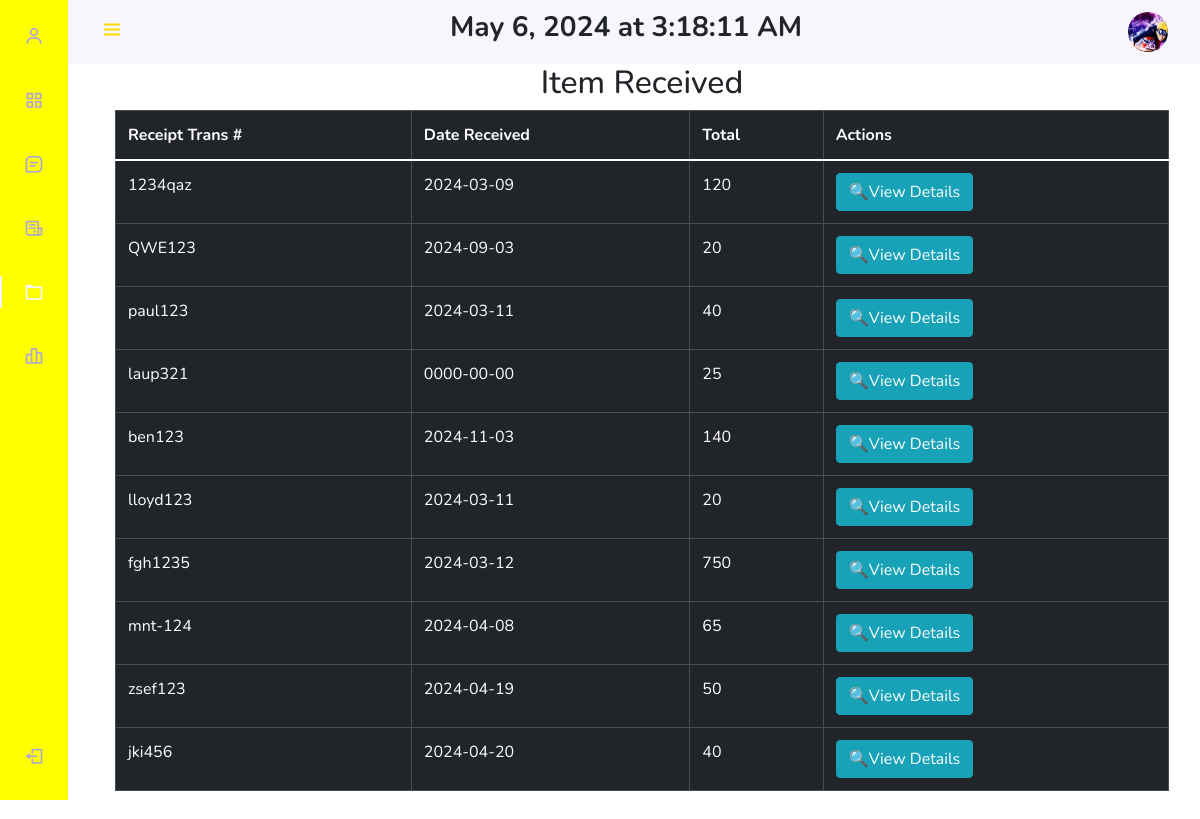
Page /pages/user/user_rdu_view_deliver_received.php (signed in) on the committed database.
### tables this page shows
CREATE TABLE `accounts` (
  `id` int(11) NOT NULL,
  `username` varchar(50) NOT NULL,
  `password` varchar(256) DEFAULT NULL,
  `email` varchar(100) NOT NULL,
  `role_as` int(11) NOT NULL,
  `picture` varchar(255) DEFAULT NULL
);

CREATE TABLE `deliver_received` (
  `post_trans_number` int(11) NOT NULL,
  `receipt_trans_number` varchar(256) NOT NULL,
  `date_received` date NOT NULL,
  `vendor_name` varchar(255) NOT NULL,
  `total` double NOT NULL,
  `received_by` varchar(256) NOT NULL
);

### pages/user/user_rdu_view_deliver_received.php (the view, shortened to what this page needs)
<?php
include '../../database/config.php';
?>
<!DOCTYPE html>
<html lang="en">
<head>
    <?php include "user_ham.php";?>
    <?php
$data= "SELECT * FROM deliver_received";
$result = mysqli_query($conn, $data);
if(mysqli_num_rows($result)> 0){
    echo"<h2><center>Item Received</center></h2>
    <section class='intro'>
        <div class='gradient-custom-2 h-100'>
            <div class='mask d-flex align-items-center h-100'>
                <div class='container'>
                    <div class='row justify-content-center'>
                        <div class='col-12'>
                            <div class='table-responsive'>
                                <table class='table table-dark table-bordered mb-0'>
                                    <thead>
                                        <tr>
                                            <th scope ='col'>Receipt Trans #</th>
                                            <th scope='col' >Date Received</th>
                                            <th scope='col'>Total</th>
                                            <th scope='col'>Actions</th>
                                        </tr>
                                    </thead>
                                    <tbody>";
    while($row=mysqli_fetch_assoc($result)){
        $receipt_trans_number=$row['receipt_trans_number'];
        $date_received=$row['date_received'];
        $total=$row['total'];
        echo "<tr>";
                                            echo"<td class ='id'>". $receipt_trans_number."</td>";
                                            echo "<td class = 'date'>".$date_received."</td>";
                                            echo "<td  class ='total'>" . $total . "</td>";
                                            echo"<td><a href='#'class='btn btn-info view_details'>🔍View Details</a></td>";
                                            echo "</tr>";
    }
    echo"</tbody>
                                </table>
                            </div>
                        </div>
                    </div>
                </div>
            </div>
        </div>
    </section>
    <br/>
        ";
}else{
    echo"Database is EMPTY";
}
?>
    <br/>
</body>
</html>

### pages/user/user_ham.php (shortened to what this page needs)
<?php
include "../../database/config.php";
$usn = $_SESSION['user_name'];
$sql = "SELECT picture FROM accounts WHERE username = '$usn'";
$result = mysqli_query($conn, $sql);
if ($result->num_rows > 0) {
$row = $result->fetch_assoc();
$picture_name = $row["picture"];
}
?>
    <link rel="stylesheet" href="https://code.jquery.com/ui/1.13.2/themes/base/jquery-ui.css">
   <link rel="stylesheet" href="https://cdn.jsdelivr.net/npm/bootstrap@5.0.0-beta1/dist/css/bootstrap.min.css">
    <link rel="stylesheet" href="https://cdn.jsdelivr.net/npm/bootstrap@5.0.0-beta1/dist/js/bootstrap.bundle.min.js">
    <link rel="stylesheet" href="https://cdnjs.cloudflare.com/ajax/libs/jquery/3.2.1/jquery.min.js">
    <link rel="stylesheet" href="https://cdn.jsdelivr.net/npm/boxicons@latest/css/boxicons.min.css">
    <link href="https://cdn.jsdelivr.net/npm/select2@4.1.0-rc.0/dist/css/select2.min.css" rel="stylesheet" />
   <link rel="stylesheet" href="https://stackpath.bootstrapcdn.com/bootstrap/4.5.2/css/bootstrap.min.css">
   <link rel="stylesheet" href="https://cdn.jsdelivr.net/npm/sweetalert2@10"></link>
</head>
<?php
 if($_SESSION['role_as'] == '3') {
    echo"
   <body>
    <body id='body-pd'>
    <header class='header' id='header'>
        <div class='header_toggle'> <i class='bx bx-menu' id='header-toggle' style='color:#FFD700 !important;'></i> </div>
        <div class='header_time'>
            <h3><b><span id='current_datetime'></span></b></h3>
        </div>
        <div class='header_img'><img src='../../img/$picture_name' alt=''></div>
    </header>
    <div class='l-navbar' id='nav-bar' style = 'background-color:yellow !important;' >
        <nav class='nav' >
            <div>
                <a href='user_view_profile.php' class='nav_link'> <i class='bx bx-user nav_icon'></i> <span class='nav_name'>View Profile</span> </a>
                <div class='nav_list'>
                    <a href='user_page.php' class='nav_link active'> <i class='bx bx-grid-alt nav_icon'></i> <span class='nav_name'>Dashboard</span> </a>
                 <a href='user_rdu_send.php' class='nav_link'> <i class='bx bx-message-square-detail nav_icon'></i> <span class='nav_name'>Push Order</span> </a>
                 <a href ='user_rdu_received_item.php' class='nav_link'> <i class='bx bx-receipt nav_icon'></i> <span class='nav_name'>Received Deliver</span> </a>
                  <a href='user_rdu_view_deliver_received.php' class='nav_link'> <i class='bx bx-folder nav_icon'></i> <span class='nav_name'>Deliver Received</span> </a>
                  <a href='user_rdu_view_stock.php' class='nav_link'> <i class='bx bx-bar-chart-alt-2 nav_icon'></i> <span class='nav_name'>View Stocks</span> </a>
            </div>
            </div> <a href='../../actions/logout.php' class='nav_link'> <i class='bx bx-log-out nav_icon'></i> <span class='nav_name'>SignOut</span> </a>
        </nav>
    </div>
    ";
 }
?>

### pages/user/user_ham.php (style rules this page uses)
:root { --header-height: 3rem;--nav-width: 68px;--first-color: #4723D9;--first-color-light: #AFA5D9;--white-color: #F7F6FB;--body-font: 'Nunito', sans-serif;--normal-font-size: 1rem;--z-fixed: 100 }
*,::before,::after { box-sizing: border-box }
body { position: relative;margin: var(--header-height) 0 0 0;padding: 0 1rem;font-family: var(--body-font);font-size: var(--normal-font-size);transition: .5s }
a { text-decoration: none }
.header { width: 100%;height: var(--header-height);position: fixed;top: 0;left: 0;display: flex;align-items: center;justify-content: space-between;padding: 0 1rem;background-color: var(--white-color);z-index: var(--z-fixed);transition: .5s }
.header_toggle { color: var(--first-color);font-size: 1.5rem;cursor: pointer }
.header_img { width: 35px;height: 35px;display: flex;justify-content: center;border-radius: 50%;overflow: hidden }
.header_img img { width: 40px }
.l-navbar { position: fixed;top: 0;left: -30%;width: var(--nav-width);height: 100vh;background-color: var(--first-color);padding: .5rem 1rem 0 0;transition: .5s;z-index: var(--z-fixed) }
.nav { height: 100%;display: flex;flex-direction: column;justify-content: space-between;overflow: hidden }
.nav_logo, .nav_link { display: grid;grid-template-columns: max-content max-content;align-items: center;column-gap: 1rem;padding: .5rem 0 .5rem 1.5rem }
.nav_link { position: relative;color: var(--first-color-light);margin-bottom: 1.5rem;transition: .3s }
.nav_icon { font-size: 1.25rem }
.active { color: var(--white-color) }
.active::before { content: '';position: absolute;left: 0;width: 2px;height: 32px;background-color: var(--white-color) }
@media screen and (min-width: 768px) { body { margin: calc(var(--header-height) + 1rem) 0 0 0;padding-left: calc(var(--nav-width) + 2rem) } }
@media screen and (min-width: 768px) { .header { height: calc(var(--header-height) + 1rem);padding: 0 2rem 0 calc(var(--nav-width) + 2rem) } }
@media screen and (min-width: 768px) { .header_img { width: 40px;height: 40px } }
@media screen and (min-width: 768px) { .header_img img { width: 45px } }
@media screen and (min-width: 768px) { .l-navbar { left: 0;padding: 1rem 1rem 0 0 } }

### rows in the picture
accounts: picture (picture)
deliver_received: receipt_trans_number "1234qaz", date_received "2024-03-09", total "120"
deliver_received: receipt_trans_number "QWE123", date_received "2024-09-03", total "20"
deliver_received: receipt_trans_number "paul123", date_received "2024-03-11", total "40"
deliver_received: receipt_trans_number "laup321", date_received "0000-00-00", total "25"
deliver_received: receipt_trans_number "ben123", date_received "2024-11-03", total "140"
deliver_received: receipt_trans_number "lloyd123", date_received "2024-03-11", total "20"
deliver_received: receipt_trans_number "fgh1235", date_received "2024-03-12", total "750"
deliver_received: receipt_trans_number "mnt-124", date_received "2024-04-08", total "65"
deliver_received: receipt_trans_number "zsef123", date_received "2024-04-19", total "50"
deliver_received: receipt_trans_number "jki456", date_received "2024-04-20", total "40"
